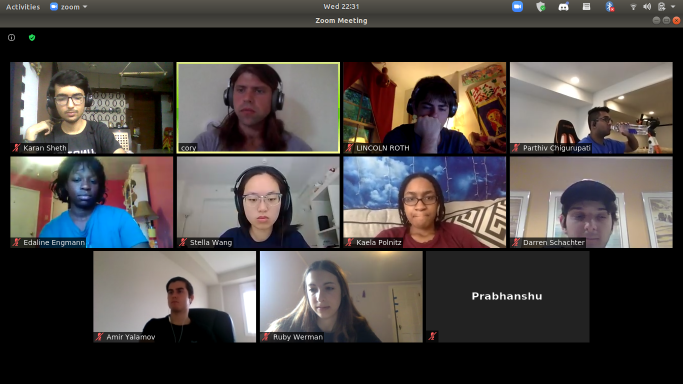
#> input picture experiments/test.png, 1366 x 768 px (shown at 1/2 size)
$ python run.py
#> lines starting #> are read from the running program, lines starting #| are printed output that depends on the picture; after the words box and inside, x2 and y2 are one past the last pixel; in counts of white or black regions, pixels touching at a corner belong together; long printed decimals are rounded
import cv2
# import matplotlib.pyplot as plt
import numpy as np
# %matplotlib inline

img = cv2.imread("test.png", 0)
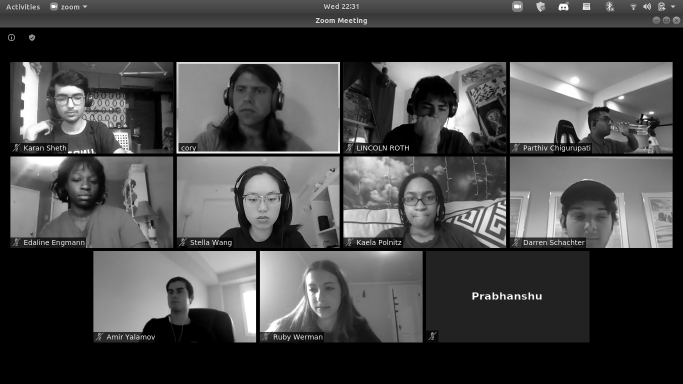
#> img: shape (768, 1366) (shown at 1/2 size); min 0, max 255, mean 70.7
oh, ow = img.shape[:2]
#> oh = 768; ow = 1366

width = 1920
height = int(1920*9/16)
dim = (width, height)
# resize image
img = cv2.resize(img, dim, interpolation=cv2.INTER_AREA)
#> img: shape (1080, 1920)
h, w = img.shape[:2]
#> h = 1080; w = 1920
kernel = np.ones((15, 15), np.uint8)
e = cv2.erode(img, kernel, iterations=1)
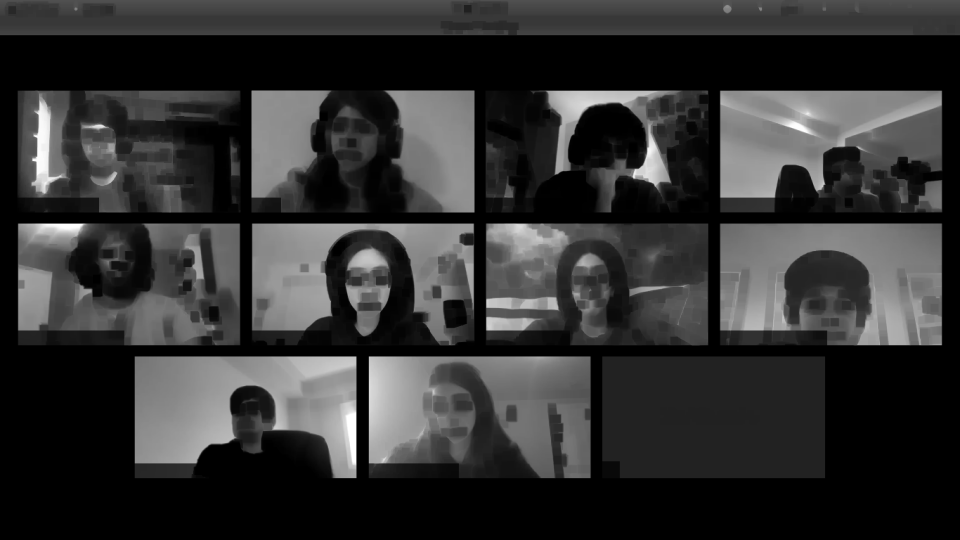
#> e: shape (1080, 1920) (shown at 1/2 size); min 0, max 255, mean 50.5
d = cv2.dilate(e, kernel, iterations=1)
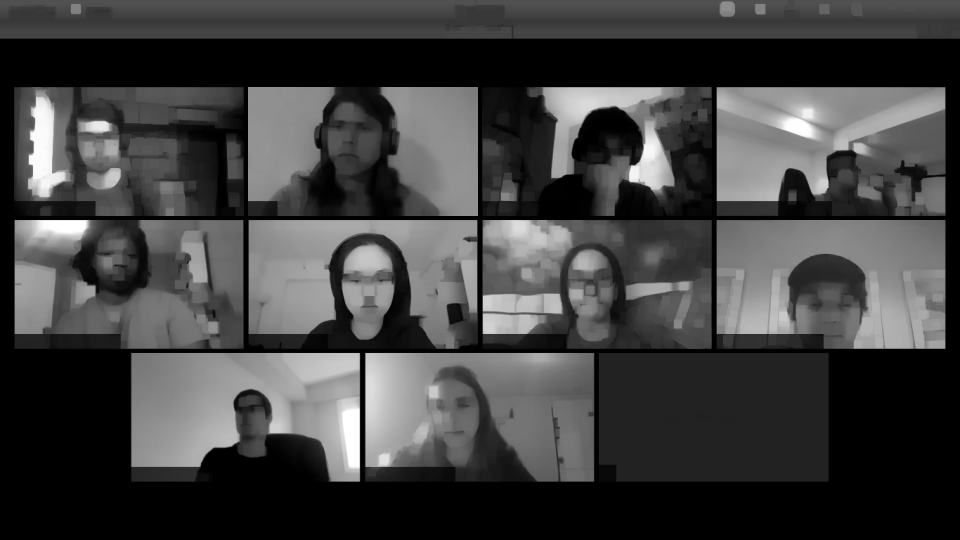
#> d: shape (1080, 1920) (shown at 1/2 size); min 0, max 255, mean 64.8
ret, th = cv2.threshold(d, 0, 1, cv2.THRESH_BINARY)
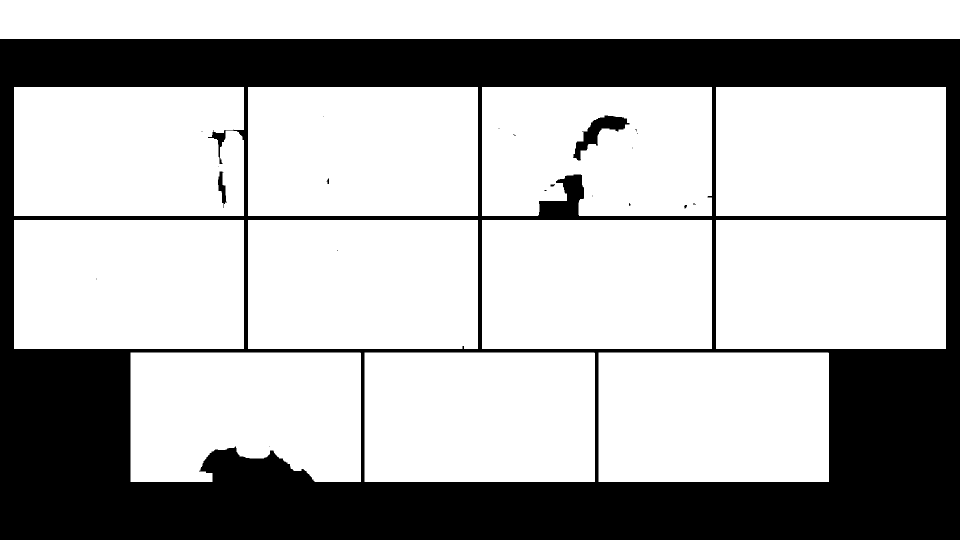
#> th: shape (1080, 1920) (shown at 1/2 size); values 0 (black) and 1 (white), 69.4% white; 21 black regions (15 under 20 px)
# plt.imshow(th, cmap='gray')
# plt.show()

contours, hierarchy = cv2.findContours(
    th, cv2.RETR_TREE, cv2.CHAIN_APPROX_SIMPLE)
#> contours = 33 contours, 16 with area under 20; largest, box (x1, y1, x2, y2) and area: (0, 0, 1920, 78) 147763, (1197, 705, 1658, 964) 118680, (729, 705, 1190, 964) 118680, (1432, 440, 1892, 698) 117963, (964, 440, 1424, 698) 117963
areas = [cv2.contourArea(c) for c in contours]
#> areas = 33 values, max 147763 at index 32, min 2 at index 3, mean 43521.5
filtered_contours = []

for c in contours:
    x, y, w, h = cv2.boundingRect(c)
    # filtering contours with approximately 16/9 ratio
    # and min area of 35000
    if (1.9 > (w/h) > 1.5) and cv2.contourArea(c) > 35000:
        filtered_contours.append(c)
#> this loop made 33 passes
#> (x, y, w, h) on passes 1, 2, 3, 7, 8, 10, 12, 13, 14, 15, 16, 17: (1197, 705, 461, 259), (729, 705, 461, 259), (261, 705, 461, 259), (496, 440, 460, 258), (674, 499, 3, 4), (192, 556, 3, 4), (964, 174, 460, 258), (1367, 409, 8, 9), (1385, 406, 8, 4), (1257, 405, 5, 8), (1183, 390, 3, 4), (1087, 379, 7, 4)
#> (c, x, y, w, h) on passes 4, 5, 6, 9, 11, 20: ([[538, 893], [539, 892], [540, 893], [539, 894]], 538, 892, 3, 3), ([[1432, 440], [1432, 697], [1891, 697], [1891, 440]], 1432, 440, 460, 258), ([[964, 440], [964, 697], [1423, 697], [1423, 440]], 964, 440, 460, 258), ([[28, 440], [28, 697], [487, 697], [487, 440]], 28, 440, 460, 258), ([[1432, 174], [1432, 431], [1891, 431], [1891, 174]], 1432, 174, 460, 258), ([[1030, 271], [1031, 270], [1032, 271], [1031, 272]], 1030, 270, 3, 3)
#> after the loop, filtered_contours = 11 contours; largest, box (x1, y1, x2, y2) and area: (1197, 705, 1658, 964) 118680, (729, 705, 1190, 964) 118680, (1432, 440, 1892, 698) 117963, (964, 440, 1424, 698) 117963, (28, 440, 488, 698) 117963

areas = [cv2.contourArea(c) for c in filtered_contours]
#> areas = [118679.5, 118679.5, 108570.5, 117963, 117963, 117940, 117963, 117963, 113504.5, 117963, 117031.5]
print(sorted(areas))
#| [108570.5, 113504.5, 117031.5, 117940.0, 117963.0, 117963.0, 117963.0, 117963.0, 117963.0, 118679.5, 118679.5]
avg_area = sum(areas) / len(areas)
#> avg_area = 116747.3
rng = 20000
print(avg_area, len(areas))
#| 116747.318 11

h, w = img.shape[:2]
#> h = 1080
og_img = cv2.imread("test.png")
#> og_img is the input picture: shape (768, 1366, 3); mean B, G, R 67.8, 69.8, 74.6
oh, ow = og_img.shape[:2]
i = 1
for c in filtered_contours:
    if avg_area - rng < cv2.contourArea(c) < avg_area + rng:
        x, y, iw, ih = cv2.boundingRect(c)
        x = int(x*ow/w)
        y = int(y*oh/h)
        iw = int(iw*ow/w)
        ih = int(ih*oh/h)
        # cv2.rectangle(img, (x, y), (x+w, y+h), (255, 255, 255), 3)
        # convert this coords to points on original image
        cropped_img = og_img[y:y+ih, x:x+iw]
        # plt.imshow(cropped_img)
        # plt.show()
        cv2.imwrite(f'output/{i}.png', cropped_img)
        i += 1
#> this loop made 11 passes
#> (c, x, y, ih) on passes 4, 5, 7, 8, 10: ([[1432, 440], [1432, 697], [1891, 697], [1891, 440]], 1018, 312, 183), ([[964, 440], [964, 697], [1423, 697], [1423, 440]], 685, 312, 183), ([[28, 440], [28, 697], [487, 697], [487, 440]], 19, 312, 183), ([[1432, 174], [1432, 431], [1891, 431], [1891, 174]], 1018, 123, 183), ([[496, 174], [496, 431], [955, 431], [955, 174]], 352, 123, 183)
#> (x, y, ih) on passes 1, 2, 3, 6, 9, 11: (851, 501, 184), (518, 501, 184), (185, 501, 184), (352, 312, 183), (685, 123, 183), (19, 123, 183)
#> pass 1, `cropped_img = og_img[y:y+ih, x:x+iw]`:
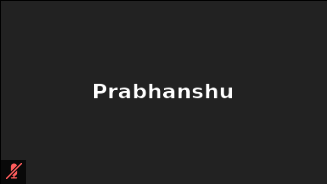
#> cropped_img: shape (184, 327, 3); mean B, G, R 36.3, 36.3, 36.6
#> pass 2, `cropped_img = og_img[y:y+ih, x:x+iw]`:
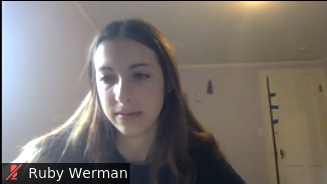
#> cropped_img: shape (184, 327, 3); mean B, G, R 111.6, 116.7, 123.5
#> pass 3, `cropped_img = og_img[y:y+ih, x:x+iw]`:
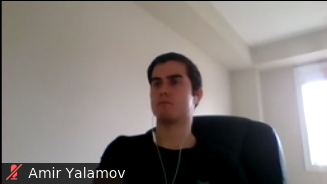
#> cropped_img: shape (184, 327, 3); mean B, G, R 123, 126.5, 133.1
#> after the loop, i = 12
